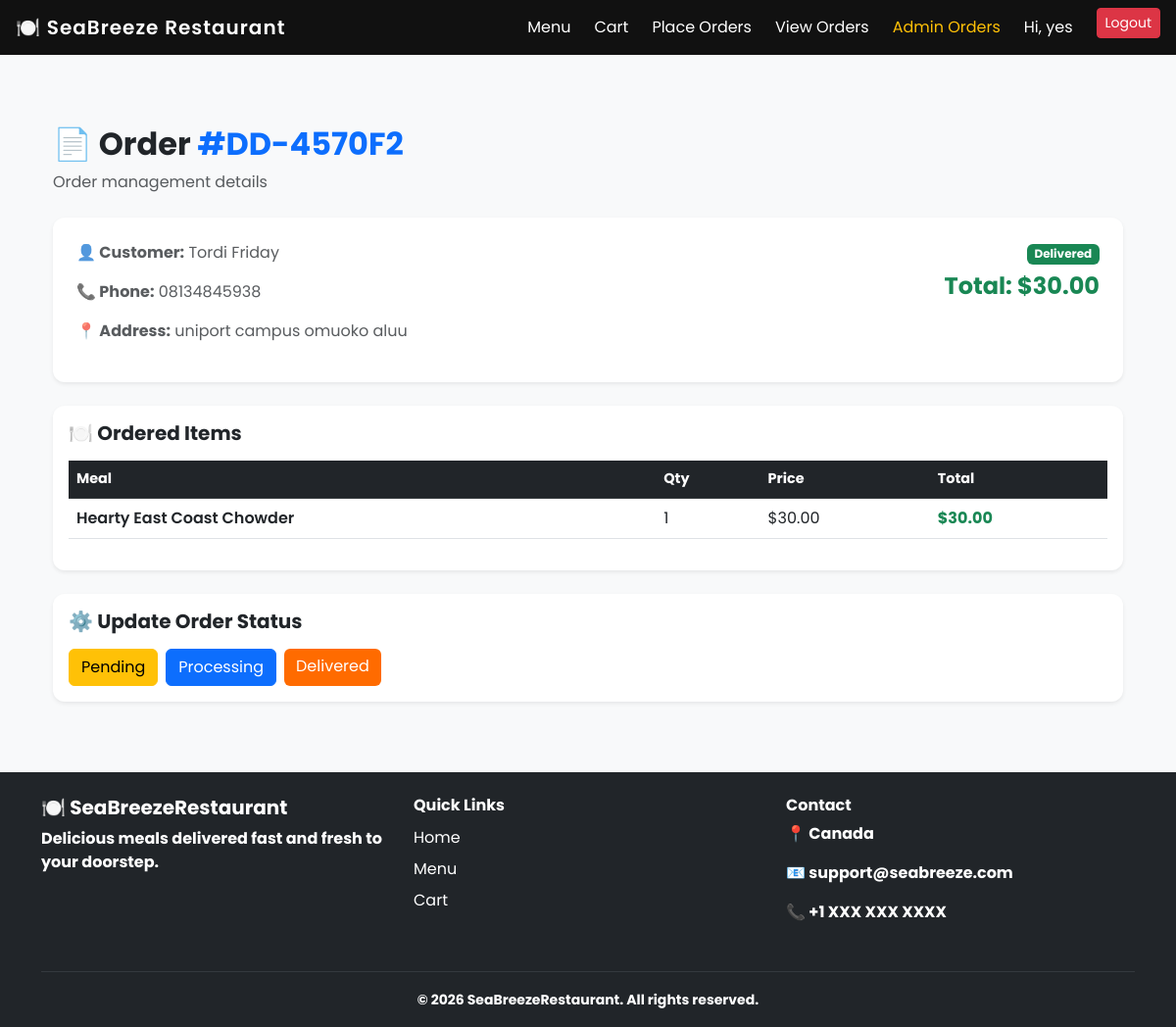
The app's page /dashboard/orders/5/ (signed in) with its own data.
### restaurant/models.py (models this page shows, shortened)
class User(AbstractUser):
    phone = models.CharField(max_length=20, blank=True)
    address = models.TextField(blank=True)

class Order(models.Model):
    user = models.ForeignKey(User, on_delete=models.CASCADE)
    full_name = models.CharField(max_length=200)
    address = models.TextField()
    phone = models.CharField(max_length=20)
    total_price = models.DecimalField(max_digits=10, decimal_places=2)
    status = models.CharField(
        max_length=20,
        choices=[
            ('pending', 'Pending'),
            ('processing', 'Processing'),
            ('delivered', 'Delivered'),
        ],
        default='pending'
    )
    order_code = models.CharField(max_length=20, unique=True, blank=True)
    created = models.DateTimeField(auto_now_add=True)

class OrderItem(models.Model):
    order = models.ForeignKey(Order, on_delete=models.CASCADE, related_name='items')
    meal = models.ForeignKey(Meal, on_delete=models.CASCADE)
    price = models.DecimalField(max_digits=8, decimal_places=2)
    quantity = models.PositiveIntegerField(default=1)

class Meal(models.Model):
    category = models.ForeignKey(Category, on_delete=models.CASCADE, related_name='meals')
    name = models.CharField(max_length=200)
    slug = models.SlugField(unique=True)
    description = models.TextField(blank=True)
    price = models.DecimalField(max_digits=8, decimal_places=2)
    image = models.ImageField(upload_to='meals/')
    available = models.BooleanField(default=True)
    created = models.DateTimeField(auto_now_add=True)

### restaurant/views.py (the view)
# urls.py: path('dashboard/orders/<int:order_id>/', views.admin_order_detail, name='admin_order_detail'),
@staff_member_required
def admin_order_detail(request, order_id):
    order = Order.objects.get(id=order_id)
    items = order.items.all()
    return render(request, 'restaurant/admin_order_detail.html', {
        'order': order,
        'items': items
    })

### templates/restaurant/admin_order_detail.html (shortened to what this page needs)
{% extends 'restaurant/base.html' %}
{% block content %}
<div class="container py-4">
    <div class="mb-4 text-center text-md-start">
        <h2 class="fw-bold">
            📄 Order <span class="text-primary">#{{ order.order_code|default:order.id }}</span>
        </h2>
        <p class="text-muted">Order management details</p>
    </div>
    <div class="card border-0 shadow-sm p-4 mb-4 order-card">
        <div class="row g-3">
            <div class="col-md-6">
                <p class="text-muted"><strong>👤 Customer:</strong> {{ order.full_name }}</p>
                <p class="text-muted"><strong>📞 Phone:</strong> {{ order.phone }}</p>
                <p class="text-muted"><strong>📍 Address:</strong> {{ order.address }}</p>
            </div>
            <div class="col-md-6 text-md-end">
                <p class="mb-2">
                    <strong>Status:</strong>
                    {% if order.status == "pending" %}
                        <span class="badge bg-warning text-dark">Pending</span>
                    {% elif order.status == "processing" %}
                        <span class="badge bg-primary">Processing</span>
                    {% else %}
                        <span class="badge bg-success">Delivered</span>
                    {% endif %}
                </p>
                <h4 class="text-success fw-bold">
                    Total: ${{ order.total_price }}
                </h4>
            </div>
        </div>
    </div>
    <div class="card border-0 shadow-sm p-3 mb-4">
        <h5 class="fw-bold mb-3">🍽️ Ordered Items</h5>
        <div class="table-responsive">
            <table class="table align-middle table-hover">
                <thead class="table-dark">
                    <tr>
                        <th>Meal</th>
                        <th>Qty</th>
                        <th>Price</th>
                        <th>Total</th>
                    </tr>
                </thead>
                <tbody>
                    {% for item in items %}
                    <tr>
                        <td class="fw-semibold">{{ item.meal.name }}</td>
                        <td>{{ item.quantity }}</td>
                        <td>${{ item.price }}</td>
                        <td class="fw-bold text-success">
                            ${{ item.price|floatformat:2 }}
                        </td>
                    </tr>
                    {% endfor %}
                </tbody>
            </table>
        </div>
    </div>
    <div class="card border-0 shadow-sm p-3">
        <h5 class="fw-bold mb-3">⚙️ Update Order Status</h5>
        <div class="d-flex flex-wrap gap-2">
            <a href="{% url 'update_order_status' order.id 'pending' %}"
               class="btn btn-warning">
                Pending
            </a>
            <a href="{% url 'update_order_status' order.id 'processing' %}"
               class="btn btn-primary">
                Processing
            </a>
            <a href="{% url 'update_order_status' order.id 'delivered' %}"
               class="btn btn-success">
                Delivered
            </a>
        </div>
    </div>
</div>
{% endblock %}

### templates/restaurant/base.html (shortened to what this page needs)
<!DOCTYPE html>
<html>
<head>
    <link href="https://cdn.jsdelivr.net/npm/bootstrap@5.3.0/dist/css/bootstrap.min.css" rel="stylesheet">
</head>
<body>
<nav class="navbar navbar-expand-lg navbar-dark px-3">
    <a class="navbar-brand" href="/">🍽️ SeaBreeze Restaurant</a>
    <div class="collapse navbar-collapse" id="navbarContent">
        <ul class="navbar-nav ms-auto text-center text-lg-end gap-lg-2">
            <li class="nav-item">
                <a class="nav-link text-white" href="/">Menu</a>
            </li>
            <li class="nav-item">
                <a class="nav-link text-white" href="/cart/">Cart</a>
            </li>
            {% if user.is_authenticated %}
                <li class="nav-item">
                    <a class="nav-link text-white" href="/menu/">Place Orders</a>
                </li>
                <li class="nav-item">
                    <a class="nav-link text-white" href="{% url 'user_orders' %}">View Orders</a>
                </li>
                {% if user.is_staff %}
                <li class="nav-item">
                    <a class="nav-link text-warning" href="{% url 'admin_orders' %}">
                        Admin Orders
                    </a>
                </li>
                {% endif %}
                <li class="nav-item">
                    <span class="nav-link text-white">Hi, {{ user.username }}</span>
                </li>
                <li class="nav-item">
                    <a class="btn btn-sm btn-danger ms-lg-2" href="{% url 'logout' %}">
                        Logout
                    </a>
                </li>
            {% endif %}
        </ul>
    </div>
</nav>
<div class="page-content">
    <div class="container mt-5">
        {% block content %}{% endblock %}
    </div>
</div>
<footer class="bg-dark text-white mt-5 pt-4 pb-3">
    <div class="container">
        <div class="row">
            <div class="col-12 col-md-4 mb-3">
                <h5 class="fw-bold">🍽️ SeaBreezeRestaurant</h5>
                <p class="fw-bold">
                    Delicious meals delivered fast and fresh to your doorstep.
                </p>
            </div>
            <div class="col-12 col-md-4 mb-3">
                <h6 class="fw-bold">Quick Links</h6>
                <ul class="list-unstyled">
                    <li><a href="/" class="text-white text-decoration-none d-block py-1">Home</a></li>
                    <li><a href="/menu/" class="text-white text-decoration-none d-block py-1">Menu</a></li>
                    <li><a href="/cart/" class="text-white text-decoration-none d-block py-1">Cart</a></li>
                </ul>
            </div>
            <div class="col-12 col-md-4 mb-3">
                <h6 class="fw-bold">Contact</h6>
                <p class="fw-bold">📍 Canada</p>
                <p class="fw-bold">📧 support@seabreeze.com</p>
                <p class="fw-bold">📞 +1 XXX XXX XXXX</p>
            </div>
        </div>
        <hr class="border-secondary">
        <div class="text-center">
            <small class="fw-bold">
                © 2026 SeaBreezeRestaurant. All rights reserved.
            </small>
        </div>
    </div>
</footer>
</body>
</html>

### templates/restaurant/base.html (style rules this page uses)
html, body { height: 100%; }
body { font-family: 'Poppins', sans-serif; background-color: #f8f9fa; display: flex; flex-direction: column; }
.page-content { flex: 1; }
.navbar { background-color: #111 !important; }
.navbar-brand { font-weight: 600; letter-spacing: 1px; }
.card { border: none; border-radius: 12px; transition: 0.2s ease; }
.btn-success { background-color: #ff6b00; border: none; }
p { color: white; }

### templates/restaurant/admin_order_detail.html (style rules this page uses)
.order-card { background: #fff; border-radius: 12px; }
.table th { font-size: 0.9rem; }
.table td { vertical-align: middle; }

### records on screen
User: username "yes"
Order: order_code "DD-4570F2", full_name "Tordi Friday", phone "08134845938", address "uniport campus omuoko aluu", total_price "30.00"
OrderItem: meal.name "Hearty East Coast Chowder", quantity "1", price "30.00"
